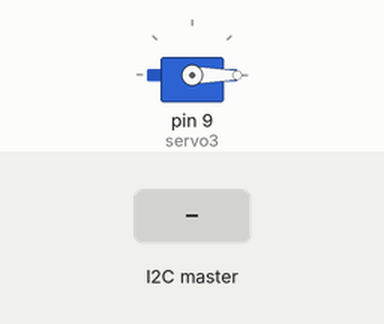
The sketch below on a simulated Arduino Uno, built with avr-gcc and run on an emulated ATmega328P. On the bench: servo. The test bench sets the inputs (shaded band).

Above: at 1.2 s.
1.3 s: the I2C master sends the byte 90
At 2.4 s:
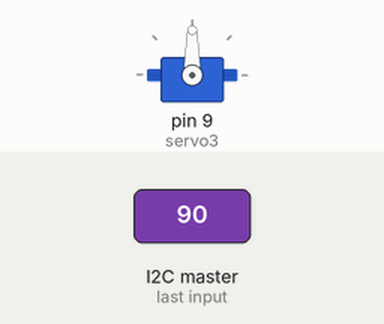
2.8 s: the I2C master sends the byte 200
At 3.6 s:
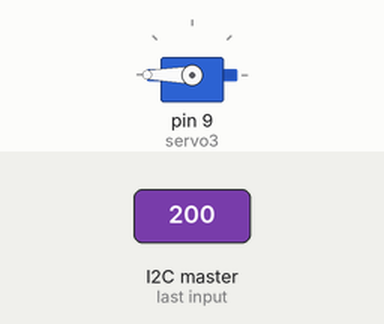
4.3 s: the I2C master sends the byte 0
At 5.5 s:
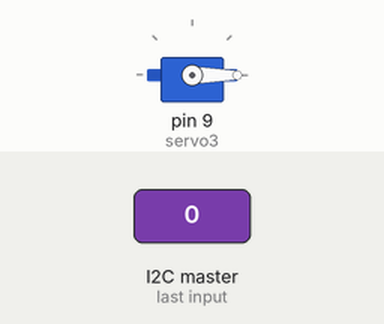
Timing chart, 0 to 7.3 s (numbered marks = the images above; inputs shaded):
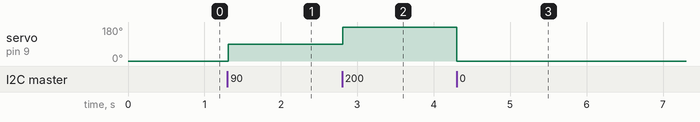

Measured:
- after the input at 1.3 s, servo on pin 9 (servo3): 0° → 90° at once
- after the input at 2.8 s, servo on pin 9 (servo3): 90° → 180° at once
- after the input at 4.3 s, servo on pin 9 (servo3): 180° → 0° at once

The sketch:

slave_spoon_3rdservo.ino
```cpp
#include <Wire.h>
#include "Servo.h"
#include "I2Cdev.h"

Servo servo3;
float x = 0;

void setup() {
  servo3.attach(9);
  Wire.begin(9);
  Wire.onReceive(receiveEvent);
}

void receiveEvent(int bytes) {
  x = Wire.read();
}

void loop() {
  servo3.write(x);
  delay(10);
}
```
